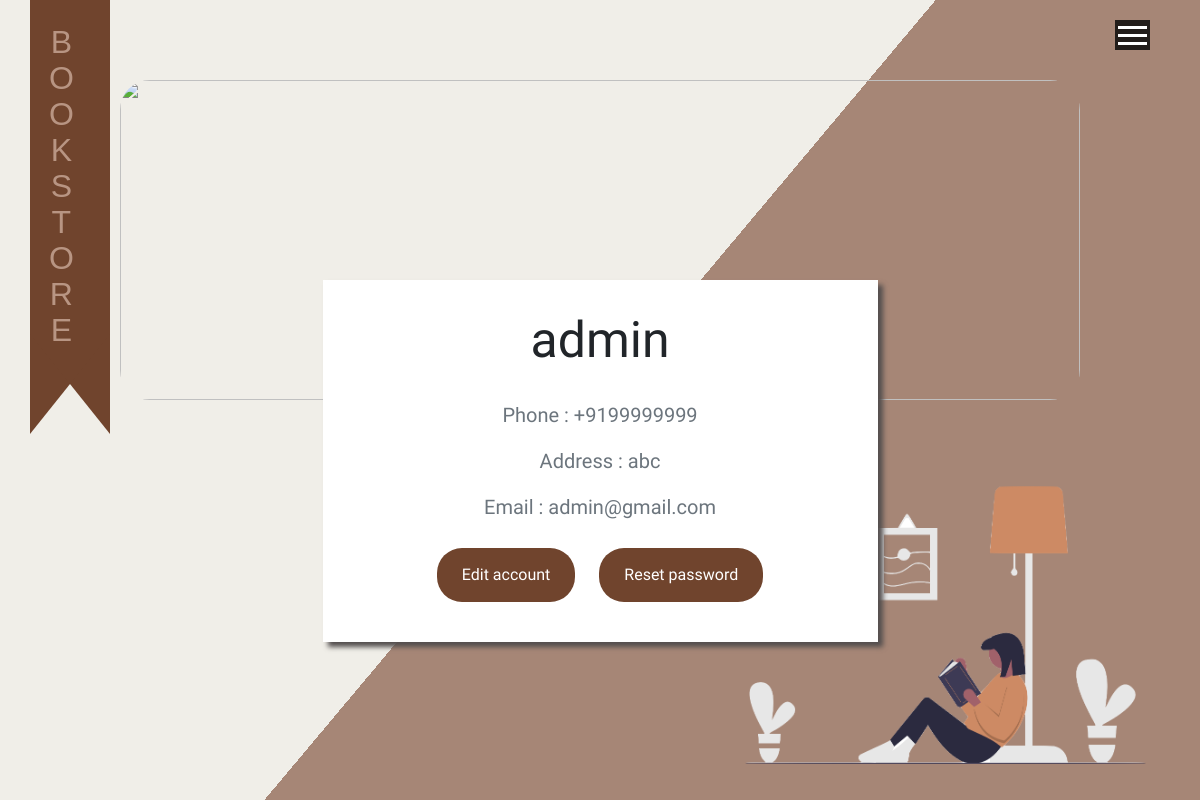
Page /account (signed in) on the earlier database version.
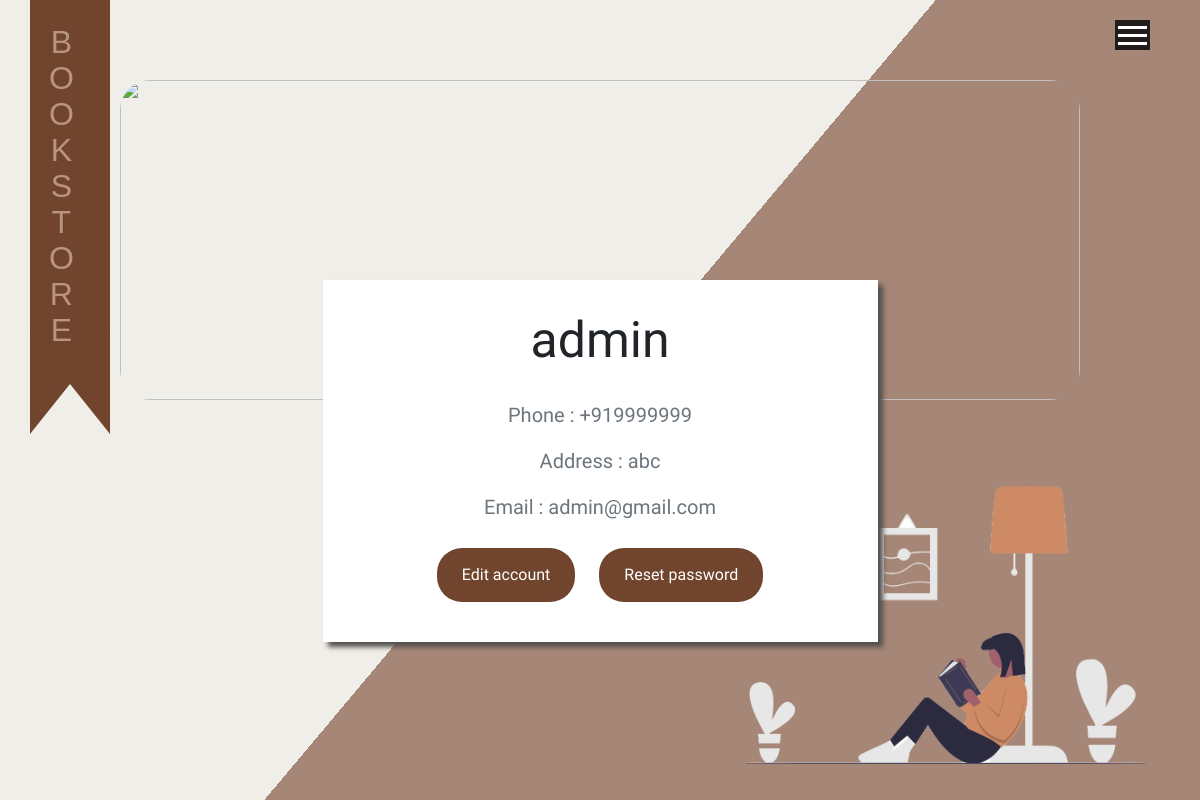
Same page on the later database version.
### main/models.py (models this page shows, shortened)
class User(db.Model, UserMixin):
    id = db.Column(db.Integer, primary_key=True)
    name = db.Column(db.String(20), nullable=False)
    phone = db.Column(db.String(15), nullable=False)
    address = db.Column(db.String(120), nullable=False)
    email = db.Column(db.String(120), unique=True, nullable=False)
    password = db.Column(db.String(60), nullable=False)
    is_admin = db.Column(db.Boolean , default= False)
    order = db.relationship('Orders',backref='user',lazy=True)

### main/routes.py (the view, shortened to what this page needs)
@app.route("/account", methods=['GET', 'POST'])
@login_required
def account():
    form1 = UpdateAccountForm()
    form2 = ResetPasswordForm()
    if form1.validate_on_submit():
        current_user.name = form1.name.data
        current_user.phone = form1.phone.data
        current_user.address = form1.address.data
        current_user.email = form1.email.data
        db.session.commit()
        flash('Your account has been updated!', 'success')
        return redirect(url_for('account'))
    elif request.method == 'GET':
        form1.name.data = current_user.name
        form1.email.data = current_user.email
        form1.phone.data = current_user.phone
        form1.address.data = current_user.address
    return render_template('account.html', title='Account', account_form=form1, password_form =form2)

### main/models.py (called while the page is built)
@login_manager.user_loader
def load_user(user_id):
    return User.query.get(int(user_id))

### main/templates/account.html (shortened to what this page needs)
{% extends "base.html" %}
{% block head %}
<link rel="stylesheet" href="{{url_for('static', filename='css/account.css')}}">
{% endblock %}
{% block content %}
  <aside>
</aside>
<h1 class="vertical-text">Bookstore</h1>
<div class="two container-fluid">
    <img src="../static/img/contact.png" style="position: absolute; bottom: 0vh; right: 0vw; height: 350px;" alt="">
    <img src="https://images.unsplash.com/photo-1507842217343-583bb7270b66?ixlib=rb-1.2.1&ixid=MnwxMjA3fDB8MHxwaG90by1wYWdlfHx8fGVufDB8fHx8&auto=format&fit=crop&w=2190&q=80" style="height: 40vh; width: 80vw; position: absolute; top: 10vh; left: 10vw; object-fit: cover;border-radius: 30px;" alt="">
    <div class="content-section container" style="text-align: center; padding-top: 35vh;">
        <div class="container col-lg-6" style="background-color: white; padding: 30px; box-shadow: 5px 5px 5px #534e4e;">
            <div class="media-body">
                <h2 class="account-heading">{{ current_user.name }}</h2>
                <p class="text-secondary">Phone : {{ current_user.phone }}</p>
                <p class="text-secondary">Address : {{ current_user.address }}</p>
                <p class="text-secondary">Email : {{ current_user.email }}</p>
            </div>
            <button class="btn btn-dark" onclick="Updateaccountfunction()">Edit account</button>
        <button class="btn btn-dark" onclick="UpdatePasswordfunction()">Reset password</button>
    </div>
</div>
</div>
{% endblock content %}

### main/templates/base.html (shortened to what this page needs)
<!DOCTYPE html>
<html lang="en">
<head>
  <link rel="stylesheet" href="https://maxcdn.bootstrapcdn.com/bootstrap/4.0.0/css/bootstrap.min.css"
 />
  <link rel="stylesheet" href="../static/css/styles.css" />
  {% block head %} {% block title %}{% endblock %} {% endblock %}
</head>
<body>
  <div class="container">
    <div class="navbar">
      <div class="hamburger-menu">
        <div class="line line-1"></div>
        <div class="line line-2"></div>
        <div class="line line-3"></div>
      </div>
    </div>
  </div>
   {% block content %} {% endblock %}
</body>
</html>

### main/static/css/styles.css (style rules this page uses)
* { margin: 0; padding: 0; }
body { font-family:'Ubuntu'; }
.hamburger-menu { width: 35px; height: 30px; position: fixed; top: 20px; right: 50px; cursor: pointer; display: flex; flex-direction: column; justify-content: space-around; background-color: #0a0a0ad7; padding: 3px; }
.line { width: 100%; height: 3px; background-color: white; transition: all 0.8s; }
.navbar { height: 100%; width: 100%; background-color: #0a0a0ad7; position: fixed; top: 0; right: -100%; display: flex; justify-content: center; align-items: center; transition: right .8s cubic-bezier(1, 0, 0, 1); z-index: 999; }

### main/static/css/account.css (style rules this page uses)
.two { background-color: #f0eee8; background-image: -webkit-linear-gradient(140deg, #a68676 50%, #f0eee8 35%); height: 100vh; }
.btn { background-color: #70442d; border: none; border-radius: 25px; padding: 15px 25px; margin: 10px; }
.account-heading { font-size: 50px; margin-bottom: 30px; }
.text-secondary { font-size: 20px; font-family: 'Exo', sans-serif; }
aside { width: 10px; background: #70442d; position: absolute; top: 0; left: 30px; min-height: 50%; z-index: 0; margin: -1em auto 75px auto; }
aside:before, aside:after { content: ''; display: block; border: 40px solid transparent; border-top-width: 50px; border-bottom-width: 50px; position: absolute; bottom: -50px; z-index: -1; }
aside:before { border-left-color: #70442d; left: 0; }
aside:after { border-right-color: #70442d; right: 0; }
@media (min-width: 500px) { aside { float: left; width: 80px; } }
@media (min-width: 500px) { aside { margin-bottom: 0; } }
.vertical-text { position: absolute; left: 3.5vw; top: 3vh; font-family: sans-serif; font-size: 2em; color:#b89583; text-transform: uppercase; text-orientation: upright; text-align: start; writing-mode: vertical-lr; }

Differences in the rows shown:
changed User "admin": phone "+9199999999" → "+919999999"
